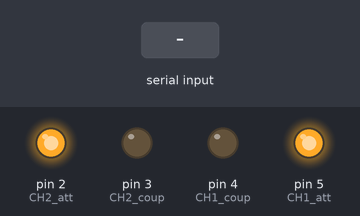
Recording of a sketch running on a simulated Arduino Uno, built for the host (arithmetic inside an expression is 32-bit, double 64-bit). Shown: output pins drawn as LEDs (lit = HIGH). The inputs (shaded band) are chosen by the test bench. Pins used as bus, display or sensor lines are not drawn; what the sketch prints to the serial monitor is not drawn.

Above: at 1.2 s.
1.3 s: byte 30 received over Serial
At 2.0 s:
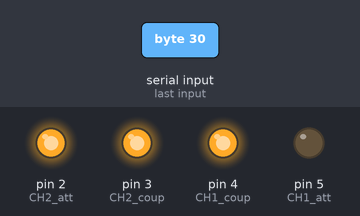
2.8 s: byte 90 received over Serial
At 3.1 s:
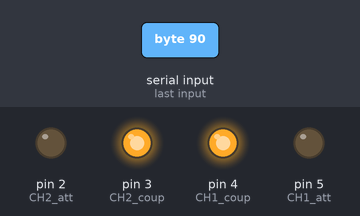
4.3 s: byte 120 received over Serial
At 5.5 s:
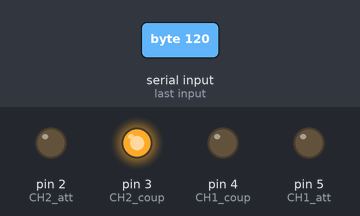
Timing chart, 0 to 7.3 s (numbered marks = the images above; inputs shaded):
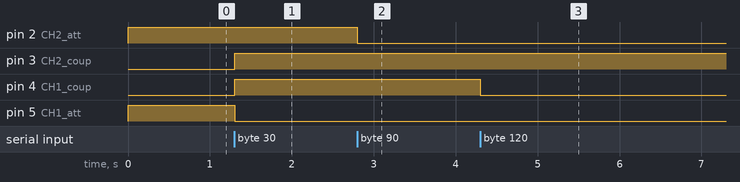

The sketch:

Datalogger_Emulator.ino
```cpp
#include <SPI.h>

SPISettings settings(2000000, MSBFIRST, SPI_MODE0);

const int CS = 10;
const int CH1_att = 5;
const int CH1_coup = 4;
const int CH2_att = 2;
const int CH2_coup = 3;

//Configuration:
//Byte 1: 0 0 0 0 1 SGL/DIFF D2 D1
//Byte 2: D0 X X X X X X X
//Byte 3: X X X X X X X X
//For Channel 0 read: D2 D1 D0 = 000
//For Channel 1 read: D2 D1 D0 = 010
uint8_t read_1_CH0 = 0b00001000;
uint8_t read_1_CH1 = 0b00001001;
uint8_t read_2 = 0b00000000;
uint8_t read_3 = 0b00000000;

const uint8_t SYNC1 = 0xAB;
const uint8_t SYNC2 = 0x57;
uint8_t pkt[6] = {SYNC1, 0, 0, 0, 0, SYNC2};
uint8_t cmd;
bool configured= false;

void setup() {
  Serial.begin(1000000);
  pinMode(CS, OUTPUT);
  pinMode(CH1_att, OUTPUT);
  pinMode(CH1_coup, OUTPUT);
  pinMode(CH2_att, OUTPUT);
  pinMode(CH2_coup, OUTPUT);
  digitalWrite(CS, HIGH);
  digitalWrite(CH1_att, HIGH);
  digitalWrite(CH1_coup,LOW); //Low = AC coupling
  digitalWrite(CH2_att,HIGH);
  digitalWrite(CH2_coup,LOW);
  SPI.begin();
}

void loop() {
  //assign coupling and attenuation settings
  if (Serial.available()) {
    //instructions received from the pc in the form of one byte: {0, 0, 0, 0, CH2_coup, CH2_att, CH1_coup, CH1_att}
    cmd = Serial.read();
    digitalWrite(CH1_att, (cmd >> 0) & 1);
    digitalWrite(CH1_coup, (cmd >> 1) & 1);
    digitalWrite(CH2_att, (cmd >> 2) & 1);
    digitalWrite(CH2_coup, (cmd >> 3) & 1);
    Serial.flush();
  }
  read_ADC();
  Serial.write(pkt,6);
}

void read_ADC() {
  // SPI.beginTransaction(settings);

  // //first channel
  // digitalWrite(CS, LOW);
  // SPI.transfer(read_1_CH0);
  // pkt[1] = SPI.transfer(read_2);
  // pkt[2] = SPI.transfer(read_3);
  // digitalWrite(CS,HIGH);

  // //second channel
  // digitalWrite(CS,LOW);
  // SPI.transfer(read_1_CH1);
  // pkt[3] = SPI.transfer(read_2);
  // pkt[4] = SPI.transfer(read_3);
  // digitalWrite(CS,HIGH);

  // SPI.endTransaction();
  pkt[2]=0x67;
  pkt[1]=0x15;//-2713

  pkt[4]=0xff;
  pkt[3]=0x0f;//581

  //from first byte: removing garbage first 3 bits and sign extending
  pkt[1]=pkt[1]&0x1F;
  if (pkt[1]&0x10) {
    pkt[1] = pkt[1] | 0xE0;
  }
  pkt[3]=pkt[3]&0x1F;
  if (pkt[3]&0x10) {
    pkt[3] = pkt[3] | 0xE0;
  }
}
```

Measured:
- after the input at 1.3 s, pin 3 (CH2_coup), pin 4 (CH1_coup): LOW → HIGH at once; pin 5 (CH1_att): HIGH → LOW at once
- after the input at 2.8 s, pin 2 (CH2_att): HIGH → LOW at once
- after the input at 4.3 s, pin 4 (CH1_coup): HIGH → LOW at once
